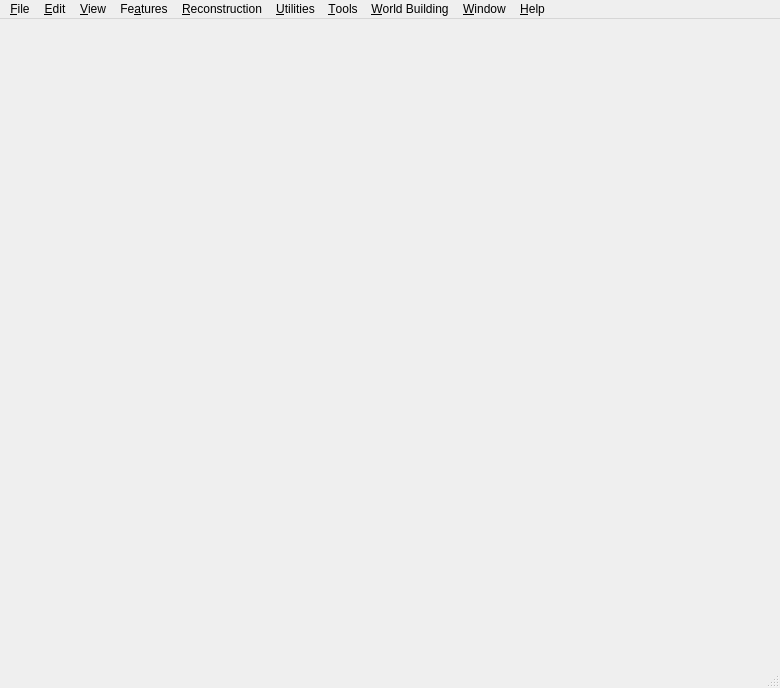
<?xml version="1.0" encoding="UTF-8"?>
<ui version="4.0">
 <class>ViewportWindow</class>
 <widget class="QMainWindow" name="ViewportWindow">
  <property name="geometry">
   <rect>
    <x>0</x>
    <y>0</y>
    <width>780</width>
    <height>688</height>
   </rect>
  </property>
  <property name="minimumSize">
   <size>
    <width>580</width>
    <height>600</height>
   </size>
  </property>
  <property name="acceptDrops">
   <bool>true</bool>
  </property>
  <property name="windowTitle">
   <string>GPlates</string>
  </property>
  <property name="windowIcon">
   <iconset resource="../qt-resources/qt_widgets.qrc">
    <normaloff>:/GPlates-icon-160x160-opaque.png</normaloff>:/GPlates-icon-160x160-opaque.png</iconset>
  </property>
  <widget class="QWidget" name="centralwidget"/>
  <widget class="QMenuBar" name="menubar">
   <property name="geometry">
    <rect>
     <x>0</x>
     <y>0</y>
     <width>780</width>
     <height>21</height>
    </rect>
   </property>
   <widget class="QMenu" name="menu_Help">
    <property name="title">
     <string>&amp;Help</string>
    </property>
    <addaction name="action_View_Online_Documentation"/>
    <addaction name="separator"/>
    <addaction name="action_About"/>
    <addaction name="action_About_GPlates_Dataset"/>
   </widget>
   <widget class="QMenu" name="menu_File">
    <property name="title">
     <string>&amp;File</string>
    </property>
    <widget class="QMenu" name="menu_Open_Recent_Session">
     <property name="statusTip">
      <string>Open a previously saved session. Saves current session to list (if any files loaded). Closes current project (if currently open).</string>
     </property>
     <property name="title">
      <string>O&amp;pen Recent Session</string>
     </property>
    </widget>
    <widget class="QMenu" name="menu_Import">
     <property name="title">
      <string>&amp;Import</string>
     </property>
    </widget>
    <addaction name="separator"/>
    <addaction name="action_Open_Feature_Collection"/>
    <addaction name="separator"/>
    <addaction name="action_Open_Project"/>
    <addaction name="action_Save_Project"/>
    <addaction name="action_Save_Project_As"/>
    <addaction name="separator"/>
    <addaction name="menu_Open_Recent_Session"/>
    <addaction name="action_Clear_Session"/>
    <addaction name="separator"/>
    <addaction name="menu_Import"/>
    <addaction name="separator"/>
    <addaction name="actionConnect_WFS"/>
    <addaction name="separator"/>
    <addaction name="action_Manage_Feature_Collections"/>
    <addaction name="action_File_Errors"/>
    <addaction name="separator"/>
    <addaction name="action_Quit"/>
   </widget>
   <widget class="QMenu" name="menu_Reconstruction">
    <property name="title">
     <string>&amp;Reconstruction</string>
    </property>
    <addaction name="action_Reconstruct_to_Time"/>
    <addaction name="action_Increment_Animation_Time_Backwards"/>
    <addaction name="action_Increment_Animation_Time_Forwards"/>
    <addaction name="action_Reset_Animation"/>
    <addaction name="action_Play"/>
    <addaction name="action_Animate"/>
    <addaction name="separator"/>
    <addaction name="action_Specify_Anchored_Plate_ID"/>
    <addaction name="action_View_Reconstruction_Poles"/>
    <addaction name="separator"/>
    <addaction name="action_Export"/>
   </widget>
   <widget class="QMenu" name="menu_Edit">
    <property name="title">
     <string>&amp;Edit</string>
    </property>
    <addaction name="action_Undo_Placeholder"/>
    <addaction name="action_Redo_Placeholder"/>
    <addaction name="separator"/>
    <addaction name="action_Query_Feature"/>
    <addaction name="action_Edit_Feature"/>
    <addaction name="action_Clone_Geometry"/>
    <addaction name="action_Clone_Feature"/>
    <addaction name="action_Delete_Feature"/>
    <addaction name="separator"/>
    <addaction name="action_Clear_Placeholder"/>
    <addaction name="separator"/>
    <addaction name="action_Preferences"/>
   </widget>
   <widget class="QMenu" name="menu_View">
    <property name="title">
     <string>&amp;View</string>
    </property>
    <widget class="QMenu" name="menu_Move_Camera">
     <property name="title">
      <string>Camera &amp;Location</string>
     </property>
     <addaction name="action_Set_Camera_Viewpoint"/>
     <addaction name="separator"/>
     <addaction name="action_Move_Camera_Up"/>
     <addaction name="action_Move_Camera_Down"/>
     <addaction name="action_Move_Camera_Left"/>
     <addaction name="action_Move_Camera_Right"/>
    </widget>
    <widget class="QMenu" name="menu_Camera_Zoom">
     <property name="title">
      <string>Camera &amp;Zoom</string>
     </property>
     <addaction name="action_Set_Zoom"/>
     <addaction name="separator"/>
     <addaction name="action_Zoom_In"/>
     <addaction name="action_Zoom_Out"/>
     <addaction name="action_Reset_Zoom_Level"/>
    </widget>
    <widget class="QMenu" name="menu_Rotate_Camera">
     <property name="title">
      <string>Camera &amp;Rotation</string>
     </property>
     <addaction name="action_Rotate_Camera_Clockwise"/>
     <addaction name="action_Rotate_Camera_Anticlockwise"/>
     <addaction name="action_Reset_Camera_Orientation"/>
    </widget>
    <widget class="QMenu" name="menuGeometry_Visibility">
     <property name="title">
      <string>Geometry &amp;Visibility</string>
     </property>
     <addaction name="action_Show_Static_Points"/>
     <addaction name="action_Show_Static_Lines"/>
     <addaction name="action_Show_Static_Polygons"/>
     <addaction name="action_Show_Static_Multipoints"/>
     <addaction name="action_Show_Topological_Sections"/>
     <addaction name="action_Show_Topological_Lines"/>
     <addaction name="action_Show_Topological_Polygons"/>
     <addaction name="action_Show_Topological_Networks"/>
     <addaction name="action_Show_Velocity_Arrows"/>
     <addaction name="action_Show_Rasters"/>
     <addaction name="action_Show_3D_Scalar_Fields"/>
     <addaction name="action_Show_Scalar_Coverages"/>
     <addaction name="separator"/>
     <addaction name="action_Show_All_Geometries"/>
    </widget>
    <addaction name="action_Set_Projection"/>
    <addaction name="menu_Move_Camera"/>
    <addaction name="menu_Rotate_Camera"/>
    <addaction name="menu_Camera_Zoom"/>
    <addaction name="separator"/>
    <addaction name="action_Configure_Text_Overlay"/>
    <addaction name="action_Configure_Velocity_Legend"/>
    <addaction name="action_Configure_Graticules"/>
    <addaction name="action_Choose_Background_Colour"/>
    <addaction name="action_Show_Stars"/>
    <addaction name="separator"/>
    <addaction name="menuGeometry_Visibility"/>
   </widget>
   <widget class="QMenu" name="menu_Tools">
    <property name="title">
     <string>&amp;Tools</string>
    </property>
    <addaction name="action_Use_Small_Icons"/>
    <addaction name="action_Configure_Geometry_Rendering"/>
    <addaction name="separator"/>
   </widget>
   <widget class="QMenu" name="menu_World_Building">
    <property name="title">
     <string>&amp;World Building</string>
    </property>
    <addaction name="action_Split_Plate"/>
   </widget>
   <widget class="QMenu" name="menu_Features">
    <property name="title">
     <string>Fe&amp;atures</string>
    </property>
    <widget class="QMenu" name="menuGenerate_Velocity_Point_Locations">
     <property name="title">
      <string>Generate Velocity &amp;Domain Points</string>
     </property>
     <addaction name="action_Generate_Citcoms_Velocity_Domain"/>
     <addaction name="action_Generate_Terra_Velocity_Domain"/>
     <addaction name="action_Generate_LatitudeLongitude_Velocity_Domain"/>
    </widget>
    <addaction name="action_Manage_Colouring"/>
    <addaction name="separator"/>
    <addaction name="action_Load_Symbol"/>
    <addaction name="action_Unload_Symbol"/>
    <addaction name="separator"/>
    <addaction name="action_View_Total_Reconstruction_Sequences"/>
    <addaction name="action_View_Shapefile_Attributes"/>
    <addaction name="separator"/>
    <addaction name="action_Create_VGP"/>
    <addaction name="action_Assign_Plate_IDs"/>
    <addaction name="action_Generate_Deforming_Mesh_Points"/>
    <addaction name="menuGenerate_Velocity_Point_Locations"/>
   </widget>
   <widget class="QMenu" name="menu_Utilities">
    <property name="title">
     <string>&amp;Utilities</string>
    </property>
    <addaction name="action_Calculate_Reconstruction_Pole"/>
    <addaction name="action_Finite_Rotation_Calculator"/>
    <addaction name="action_Open_Kinematics_Tool"/>
    <addaction name="separator"/>
    <addaction name="action_Manage_Age_Models"/>
    <addaction name="separator"/>
    <addaction name="action_Open_Python_Console"/>
    <addaction name="separator"/>
   </widget>
   <widget class="QMenu" name="menu_Window">
    <property name="title">
     <string>&amp;Window</string>
    </property>
    <addaction name="action_New_Window"/>
    <addaction name="separator"/>
    <addaction name="action_Show_Layers"/>
    <addaction name="action_Show_Bottom_Panel_Placeholder"/>
    <addaction name="action_Log_Dialog"/>
    <addaction name="separator"/>
    <addaction name="action_Full_Screen"/>
   </widget>
   <addaction name="menu_File"/>
   <addaction name="menu_Edit"/>
   <addaction name="menu_View"/>
   <addaction name="menu_Features"/>
   <addaction name="menu_Reconstruction"/>
   <addaction name="menu_Utilities"/>
   <addaction name="menu_Tools"/>
   <addaction name="menu_World_Building"/>
   <addaction name="menu_Window"/>
   <addaction name="menu_Help"/>
  </widget>
  <widget class="QStatusBar" name="statusbar"/>
  <action name="action_Split_Plate">
   <property name="text">
    <string>&amp;Split Plate</string>
   </property>
   <property name="toolTip">
    <string>Split a polygon using a polyline</string>
   </property>
   <property name="statusTip">
    <string>Capture a selected polygon, then select a polyline and split the polygon into two features.</string>
   </property>
  </action>
  <action name="action_Cut">
   <property name="enabled">
    <bool>false</bool>
   </property>
   <property name="text">
    <string>Cu&amp;t</string>
   </property>
   <property name="iconText">
    <string>Cut</string>
   </property>
   <property name="toolTip">
    <string>Cut</string>
   </property>
   <property name="shortcut">
    <string/>
   </property>
  </action>
  <action name="action_Copy">
   <property name="enabled">
    <bool>false</bool>
   </property>
   <property name="text">
    <string>&amp;Copy</string>
   </property>
  </action>
  <action name="action_Paste">
   <property name="checkable">
    <bool>false</bool>
   </property>
   <property name="checked">
    <bool>false</bool>
   </property>
   <property name="enabled">
    <bool>false</bool>
   </property>
   <property name="text">
    <string>&amp;Paste</string>
   </property>
  </action>
  <action name="action_Quit">
   <property name="icon">
    <iconset resource="../qt-resources/qt_widgets.qrc">
     <normaloff>:/gnome_application_exit_16.png</normaloff>:/gnome_application_exit_16.png</iconset>
   </property>
   <property name="text">
    <string>&amp;Quit</string>
   </property>
   <property name="shortcut">
    <string>Ctrl+Q</string>
   </property>
   <property name="shortcutContext">
    <enum>Qt::ApplicationShortcut</enum>
   </property>
  </action>
  <action name="action_About">
   <property name="enabled">
    <bool>true</bool>
   </property>
   <property name="icon">
    <iconset resource="../qt-resources/qt_widgets.qrc">
     <normaloff>:/human_gtk_about_16.png</normaloff>:/human_gtk_about_16.png</iconset>
   </property>
   <property name="text">
    <string>&amp;About</string>
   </property>
  </action>
  <action name="action_Reconstruct_to_Time">
   <property name="text">
    <string>Reconstruct to &amp;Time...</string>
   </property>
   <property name="shortcut">
    <string>Ctrl+T</string>
   </property>
   <property name="shortcutContext">
    <enum>Qt::ApplicationShortcut</enum>
   </property>
  </action>
  <action name="action_Specify_Anchored_Plate_ID">
   <property name="text">
    <string>Specify Anchore&amp;d Plate ID...</string>
   </property>
   <property name="shortcut">
    <string>Ctrl+D</string>
   </property>
   <property name="shortcutContext">
    <enum>Qt::ApplicationShortcut</enum>
   </property>
  </action>
  <action name="action_Increment_Animation_Time_Backwards">
   <property name="icon">
    <iconset resource="../qt-resources/qt_widgets.qrc">
     <normaloff>:/gnome_seek_backward_16.png</normaloff>:/gnome_seek_backward_16.png</iconset>
   </property>
   <property name="text">
    <string>Step &amp;Backward One Frame</string>
   </property>
   <property name="shortcut">
    <string>Ctrl+Shift+I</string>
   </property>
   <property name="shortcutContext">
    <enum>Qt::ApplicationShortcut</enum>
   </property>
  </action>
  <action name="action_Increment_Animation_Time_Forwards">
   <property name="icon">
    <iconset resource="../qt-resources/qt_widgets.qrc">
     <normaloff>:/gnome_seek_forward_16.png</normaloff>:/gnome_seek_forward_16.png</iconset>
   </property>
   <property name="text">
    <string>Step &amp;Forward One Frame</string>
   </property>
   <property name="iconText">
    <string>Step Forward One Frame</string>
   </property>
   <property name="shortcut">
    <string>Ctrl+I</string>
   </property>
   <property name="shortcutContext">
    <enum>Qt::ApplicationShortcut</enum>
   </property>
  </action>
  <action name="action_Animate">
   <property name="text">
    <string>&amp;Configure Animation...</string>
   </property>
   <property name="menuRole">
    <enum>QAction::NoRole</enum>
   </property>
  </action>
  <action name="action_Query_Feature">
   <property name="checkable">
    <bool>false</bool>
   </property>
   <property name="checked">
    <bool>false</bool>
   </property>
   <property name="icon">
    <iconset resource="../qt-resources/qt_widgets.qrc">
     <normaloff>:/gnome_edit_find_22.png</normaloff>:/gnome_edit_find_22.png</iconset>
   </property>
   <property name="text">
    <string>Que&amp;ry Feature</string>
   </property>
   <property name="iconText">
    <string>&amp;Query Feature</string>
   </property>
   <property name="shortcut">
    <string>Ctrl+R</string>
   </property>
   <property name="shortcutContext">
    <enum>Qt::ApplicationShortcut</enum>
   </property>
  </action>
  <action name="action_File_Errors">
   <property name="icon">
    <iconset resource="../qt-resources/qt_widgets.qrc">
     <normaloff>:/gnome_dialog_warning_16.png</normaloff>:/gnome_dialog_warning_16.png</iconset>
   </property>
   <property name="text">
    <string>View Read &amp;Errors</string>
   </property>
  </action>
  <action name="action_Set_Zoom">
   <property name="text">
    <string>&amp;Set Zoom...</string>
   </property>
  </action>
  <action name="action_Zoom_In">
   <property name="icon">
    <iconset resource="../qt-resources/qt_widgets.qrc">
     <normaloff>:/gnome_zoom_in_16.png</normaloff>:/gnome_zoom_in_16.png</iconset>
   </property>
   <property name="text">
    <string>Zoom &amp;In</string>
   </property>
   <property name="shortcut">
    <string>+</string>
   </property>
  </action>
  <action name="action_Zoom_Out">
   <property name="icon">
    <iconset resource="../qt-resources/qt_widgets.qrc">
     <normaloff>:/gnome_zoom_out_16.png</normaloff>:/gnome_zoom_out_16.png</iconset>
   </property>
   <property name="text">
    <string>Zoom &amp;Out</string>
   </property>
   <property name="shortcut">
    <string>-</string>
   </property>
  </action>
  <action name="action_Reset_Zoom_Level">
   <property name="icon">
    <iconset resource="../qt-resources/qt_widgets.qrc">
     <normaloff>:/gnome_zoom_original_16.png</normaloff>:/gnome_zoom_original_16.png</iconset>
   </property>
   <property name="text">
    <string>&amp;Reset Zoom</string>
   </property>
   <property name="shortcut">
    <string>0</string>
   </property>
  </action>
  <action name="action_Export_Geometry_Snapshot">
   <property name="icon">
    <iconset resource="../qt-resources/qt_widgets.qrc">
     <normaloff>:/gnome_applets_screenshooter_16.png</normaloff>:/gnome_applets_screenshooter_16.png</iconset>
   </property>
   <property name="text">
    <string>E&amp;xport Geometry Snapshot...</string>
   </property>
   <property name="toolTip">
    <string>Save an SVG image of the current view.</string>
   </property>
  </action>
  <action name="action_Manage_Feature_Collections">
   <property name="icon">
    <iconset resource="../qt-resources/qt_widgets.qrc">
     <normaloff>:/gnome_preferences_desktop_16.png</normaloff>:/gnome_preferences_desktop_16.png</iconset>
   </property>
   <property name="text">
    <string>&amp;Manage Feature Collections</string>
   </property>
   <property name="shortcut">
    <string>Ctrl+M</string>
   </property>
   <property name="shortcutContext">
    <enum>Qt::ApplicationShortcut</enum>
   </property>
  </action>
  <action name="action_Open_Feature_Collection">
   <property name="icon">
    <iconset resource="../qt-resources/qt_widgets.qrc">
     <normaloff>:/tango_document_open_16.png</normaloff>:/tango_document_open_16.png</iconset>
   </property>
   <property name="text">
    <string>&amp;Open Feature Collection...</string>
   </property>
   <property name="shortcut">
    <string>Ctrl+O</string>
   </property>
   <property name="shortcutContext">
    <enum>Qt::ApplicationShortcut</enum>
   </property>
  </action>
  <action name="action_Set_Camera_Viewpoint">
   <property name="checked">
    <bool>false</bool>
   </property>
   <property name="text">
    <string>&amp;Set Location...</string>
   </property>
   <property name="shortcut">
    <string>Ctrl+Shift+L</string>
   </property>
   <property name="shortcutContext">
    <enum>Qt::ApplicationShortcut</enum>
   </property>
  </action>
  <action name="action_Move_Camera_Up">
   <property name="icon">
    <iconset resource="../qt-resources/qt_widgets.qrc">
     <normaloff>:/gnome_go_up_16.png</normaloff>:/gnome_go_up_16.png</iconset>
   </property>
   <property name="text">
    <string>Move &amp;Up</string>
   </property>
  </action>
  <action name="action_Move_Camera_Down">
   <property name="icon">
    <iconset resource="../qt-resources/qt_widgets.qrc">
     <normaloff>:/gnome_go_down_16.png</normaloff>:/gnome_go_down_16.png</iconset>
   </property>
   <property name="text">
    <string>Move &amp;Down</string>
   </property>
  </action>
  <action name="action_Move_Camera_Left">
   <property name="icon">
    <iconset resource="../qt-resources/qt_widgets.qrc">
     <normaloff>:/gnome_go_previous_16.png</normaloff>:/gnome_go_previous_16.png</iconset>
   </property>
   <property name="text">
    <string>Move &amp;Left</string>
   </property>
  </action>
  <action name="action_Move_Camera_Right">
   <property name="icon">
    <iconset resource="../qt-resources/qt_widgets.qrc">
     <normaloff>:/gnome_go_next_16.png</normaloff>:/gnome_go_next_16.png</iconset>
   </property>
   <property name="text">
    <string>Move &amp;Right</string>
   </property>
  </action>
  <action name="action_Rotate_Camera_Clockwise">
   <property name="icon">
    <iconset resource="../qt-resources/qt_widgets.qrc">
     <normaloff>:/human_view_refresh_16.png</normaloff>:/human_view_refresh_16.png</iconset>
   </property>
   <property name="text">
    <string>Rotate &amp;Clockwise</string>
   </property>
   <property name="shortcut">
    <string>]</string>
   </property>
  </action>
  <action name="action_Rotate_Camera_Anticlockwise">
   <property name="icon">
    <iconset resource="../qt-resources/qt_widgets.qrc">
     <normaloff>:/human_view_refresh_flipped_16.png</normaloff>:/human_view_refresh_flipped_16.png</iconset>
   </property>
   <property name="text">
    <string>Rotate &amp;Anti-clockwise</string>
   </property>
   <property name="shortcut">
    <string>[</string>
   </property>
  </action>
  <action name="action_Reset_Camera_Orientation">
   <property name="icon">
    <iconset resource="../qt-resources/qt_widgets.qrc">
     <normaloff>:/reorient_poles_16.png</normaloff>:/reorient_poles_16.png</iconset>
   </property>
   <property name="text">
    <string>&amp;Reset Orientation</string>
   </property>
   <property name="shortcut">
    <string>^</string>
   </property>
  </action>
  <action name="action_Edit_Feature">
   <property name="checkable">
    <bool>false</bool>
   </property>
   <property name="checked">
    <bool>false</bool>
   </property>
   <property name="icon">
    <iconset resource="../qt-resources/qt_widgets.qrc">
     <normaloff>:/gnome_gtk_edit_22.png</normaloff>:/gnome_gtk_edit_22.png</iconset>
   </property>
   <property name="text">
    <string>&amp;Edit Feature</string>
   </property>
   <property name="iconText">
    <string>&amp;Edit Feature</string>
   </property>
   <property name="shortcut">
    <string>Ctrl+E</string>
   </property>
   <property name="shortcutContext">
    <enum>Qt::ApplicationShortcut</enum>
   </property>
  </action>
  <action name="action_View_Reconstruction_Poles">
   <property name="text">
    <string>View Total Reconstruction &amp;Poles</string>
   </property>
   <property name="shortcut">
    <string>Ctrl+P</string>
   </property>
   <property name="shortcutContext">
    <enum>Qt::ApplicationShortcut</enum>
   </property>
  </action>
  <action name="action_Show_Static_Points">
   <property name="checkable">
    <bool>true</bool>
   </property>
   <property name="checked">
    <bool>true</bool>
   </property>
   <property name="text">
    <string>Show Static Points</string>
   </property>
   <property name="toolTip">
    <string>A toggle operation which controls whether non-topological points are shown.</string>
   </property>
   <property name="shortcut">
    <string>Ctrl+V, S, P</string>
   </property>
   <property name="shortcutContext">
    <enum>Qt::ApplicationShortcut</enum>
   </property>
  </action>
  <action name="action_Show_Static_Lines">
   <property name="checkable">
    <bool>true</bool>
   </property>
   <property name="checked">
    <bool>true</bool>
   </property>
   <property name="text">
    <string>Show Static Lines</string>
   </property>
   <property name="toolTip">
    <string>A toggle operation which controls whether non-topological lines are shown.</string>
   </property>
   <property name="shortcut">
    <string>Ctrl+V, S, L</string>
   </property>
   <property name="shortcutContext">
    <enum>Qt::ApplicationShortcut</enum>
   </property>
  </action>
  <action name="action_Show_Static_Polygons">
   <property name="checkable">
    <bool>true</bool>
   </property>
   <property name="checked">
    <bool>true</bool>
   </property>
   <property name="text">
    <string>Show Static Polygons</string>
   </property>
   <property name="toolTip">
    <string>A toggle operation which controls whether non-topological polygons are shown.</string>
   </property>
   <property name="shortcut">
    <string>Ctrl+V, S, G</string>
   </property>
   <property name="shortcutContext">
    <enum>Qt::ApplicationShortcut</enum>
   </property>
  </action>
  <action name="action_Show_Static_Multipoints">
   <property name="checkable">
    <bool>true</bool>
   </property>
   <property name="checked">
    <bool>true</bool>
   </property>
   <property name="text">
    <string>Show Static Multipoints</string>
   </property>
   <property name="toolTip">
    <string>A toggle operation which controls whether non-topological multipoints are shown.</string>
   </property>
   <property name="shortcut">
    <string>Ctrl+V, S, M</string>
   </property>
   <property name="shortcutContext">
    <enum>Qt::ApplicationShortcut</enum>
   </property>
  </action>
  <action name="action_Show_Velocity_Arrows">
   <property name="checkable">
    <bool>true</bool>
   </property>
   <property name="checked">
    <bool>true</bool>
   </property>
   <property name="enabled">
    <bool>true</bool>
   </property>
   <property name="text">
    <string>Show Velocity Arrows</string>
   </property>
   <property name="toolTip">
    <string>A toggle operation which controls whether velocity arrows are shown.</string>
   </property>
   <property name="shortcut">
    <string>Ctrl+V, V, A</string>
   </property>
   <property name="shortcutContext">
    <enum>Qt::ApplicationShortcut</enum>
   </property>
  </action>
  <action name="action_Delete_Feature">
   <property name="icon">
    <iconset resource="../qt-resources/qt_widgets.qrc">
     <normaloff>:/gnome_edit_delete_22.png</normaloff>:/gnome_edit_delete_22.png</iconset>
   </property>
   <property name="text">
    <string>&amp;Delete Feature</string>
   </property>
   <property name="shortcut">
    <string>Del</string>
   </property>
  </action>
  <action name="action_Add_Feature_To_Selection">
   <property name="icon">
    <iconset resource="../qt-resources/qt_widgets.qrc">
     <normaloff>:/gnome_list_add_22.png</normaloff>:/gnome_list_add_22.png</iconset>
   </property>
   <property name="text">
    <string>Add Feature to Select&amp;ion</string>
   </property>
  </action>
  <action name="action_Remove_Feature_From_Selection">
   <property name="icon">
    <iconset resource="../qt-resources/qt_widgets.qrc">
     <normaloff>:/gnome_list_remove_22.png</normaloff>:/gnome_list_remove_22.png</iconset>
   </property>
   <property name="text">
    <string>Remove Feature from Selecti&amp;on</string>
   </property>
  </action>
  <action name="action_Clear_Placeholder">
   <property name="text">
    <string>C&amp;lear</string>
   </property>
   <property name="shortcut">
    <string>Ctrl+K</string>
   </property>
  </action>
  <action name="action_Clone_Geometry">
   <property name="icon">
    <iconset resource="../qt-resources/qt_widgets.qrc">
     <normaloff>:/clone_geometry_22.png</normaloff>:/clone_geometry_22.png</iconset>
   </property>
   <property name="text">
    <string>Copy &amp;Geometry to Digitise Tool</string>
   </property>
   <property name="toolTip">
    <string>Copy Geometry to Digitise Tool</string>
   </property>
  </action>
  <action name="action_Clone_Feature">
   <property name="icon">
    <iconset resource="../qt-resources/qt_widgets.qrc">
     <normaloff>:/clone_feature_22.png</normaloff>:/clone_feature_22.png</iconset>
   </property>
   <property name="text">
    <string>Clone &amp;Feature</string>
   </property>
  </action>
  <action name="action_Information_Dock_At_Bottom">
   <property name="icon">
    <iconset resource="../qt-resources/qt_widgets.qrc">
     <normaloff>:/gnome_go_down_16.png</normaloff>:/gnome_go_down_16.png</iconset>
   </property>
   <property name="text">
    <string>Dock at &amp;Bottom</string>
   </property>
  </action>
  <action name="action_Information_Dock_At_Top">
   <property name="icon">
    <iconset resource="../qt-resources/qt_widgets.qrc">
     <normaloff>:/gnome_go_up_16.png</normaloff>:/gnome_go_up_16.png</iconset>
   </property>
   <property name="text">
    <string>Dock at &amp;Top</string>
   </property>
  </action>
  <action name="action_Actions_Dock_At_Left">
   <property name="icon">
    <iconset resource="../qt-resources/qt_widgets.qrc">
     <normaloff>:/gnome_go_previous_16.png</normaloff>:/gnome_go_previous_16.png</iconset>
   </property>
   <property name="text">
    <string>Dock at &amp;Left</string>
   </property>
  </action>
  <action name="action_Actions_Dock_At_Right">
   <property name="icon">
    <iconset resource="../qt-resources/qt_widgets.qrc">
     <normaloff>:/gnome_go_next_16.png</normaloff>:/gnome_go_next_16.png</iconset>
   </property>
   <property name="text">
    <string>Dock at &amp;Right</string>
   </property>
  </action>
  <action name="action_Undo_Placeholder">
   <property name="icon">
    <iconset resource="../qt-resources/qt_widgets.qrc">
     <normaloff>:/tango_undo_16.png</normaloff>:/tango_undo_16.png</iconset>
   </property>
   <property name="text">
    <string>&amp;Undo (Placeholder)</string>
   </property>
   <property name="shortcut">
    <string>Ctrl+Z</string>
   </property>
  </action>
  <action name="action_Redo_Placeholder">
   <property name="icon">
    <iconset resource="../qt-resources/qt_widgets.qrc">
     <normaloff>:/tango_redo_16.png</normaloff>:/tango_redo_16.png</iconset>
   </property>
   <property name="text">
    <string>Re&amp;do (Placeholder)</string>
   </property>
   <property name="shortcut">
    <string>Ctrl+Y</string>
   </property>
  </action>
  <action name="action_View_Shapefile_Attributes">
   <property name="text">
    <string>View &amp;Attribute Table</string>
   </property>
   <property name="shortcutContext">
    <enum>Qt::ApplicationShortcut</enum>
   </property>
  </action>
  <action name="action_Specify_Time_Increment">
   <property name="text">
    <string>Specify Time I&amp;ncrement...</string>
   </property>
  </action>
  <action name="action_Reset_Animation">
   <property name="text">
    <string>&amp;Reset Animation</string>
   </property>
  </action>
  <action name="action_Play">
   <property name="checkable">
    <bool>true</bool>
   </property>
   <property name="text">
    <string>Pla&amp;y Animation</string>
   </property>
  </action>
  <action name="action_Show_Reconstructable_Features">
   <property name="checkable">
    <bool>true</bool>
   </property>
   <property name="checked">
    <bool>true</bool>
   </property>
   <property name="text">
    <string>Show &amp;Reconstructable Features</string>
   </property>
  </action>
  <action name="action_Show_Topologies">
   <property name="checkable">
    <bool>true</bool>
   </property>
   <property name="checked">
    <bool>true</bool>
   </property>
   <property name="text">
    <string>Show &amp;Topologies</string>
   </property>
  </action>
  <action name="action_Show_Instantaneous_Features">
   <property name="checkable">
    <bool>true</bool>
   </property>
   <property name="checked">
    <bool>true</bool>
   </property>
   <property name="text">
    <string>Show &amp;Instantaneous Features</string>
   </property>
  </action>
  <action name="action_Assign_Plate_IDs">
   <property name="text">
    <string>Assign &amp;Plate IDs...</string>
   </property>
  </action>
  <action name="action_Generate_Citcoms_Velocity_Domain">
   <property name="text">
    <string>&amp;CitcomS...</string>
   </property>
  </action>
  <action name="action_Export_Reconstruction">
   <property name="text">
    <string>E&amp;xport Reconstruction Geometries...</string>
   </property>
  </action>
  <action name="action_Export">
   <property name="icon">
    <iconset resource="../qt-resources/qt_widgets.qrc">
     <normaloff>:/gnome_stock_export_16.png</normaloff>:/gnome_stock_export_16.png</iconset>
   </property>
   <property name="text">
    <string>&amp;Export...</string>
   </property>
   <property name="shortcut">
    <string>Ctrl+Shift+E</string>
   </property>
  </action>
  <action name="action_Set_Projection">
   <property name="text">
    <string>Set &amp;Projection...</string>
   </property>
  </action>
  <action name="action_Full_Screen">
   <property name="checkable">
    <bool>true</bool>
   </property>
   <property name="checked">
    <bool>false</bool>
   </property>
   <property name="text">
    <string>&amp;Full Screen</string>
   </property>
   <property name="shortcut">
    <string>F11</string>
   </property>
   <property name="shortcutContext">
    <enum>Qt::ApplicationShortcut</enum>
   </property>
  </action>
  <action name="action_Gui_Debug_Action">
   <property name="enabled">
    <bool>true</bool>
   </property>
   <property name="icon">
    <iconset resource="../qt-resources/qt_widgets.qrc">
     <normaloff>:/info_sign_16.png</normaloff>:/info_sign_16.png</iconset>
   </property>
   <property name="text">
    <string>GUI Debug Action</string>
   </property>
   <property name="shortcut">
    <string>Ctrl+Alt+/</string>
   </property>
   <property name="shortcutContext">
    <enum>Qt::ApplicationShortcut</enum>
   </property>
   <property name="visible">
    <bool>true</bool>
   </property>
  </action>
  <action name="action_Manage_Colouring">
   <property name="icon">
    <iconset resource="../qt-resources/qt_widgets.qrc">
     <normaloff>:/gnome_stock_color_16.png</normaloff>:/gnome_stock_color_16.png</iconset>
   </property>
   <property name="text">
    <string>Manage &amp;Colouring</string>
   </property>
  </action>
  <action name="action_Create_VGP">
   <property name="text">
    <string>Create &amp;VGP...</string>
   </property>
  </action>
  <action name="action_Calculate_Reconstruction_Pole">
   <property name="text">
    <string>Calculate &amp;Reconstruction Pole...</string>
   </property>
  </action>
  <action name="action_Show_Layers">
   <property name="checkable">
    <bool>true</bool>
   </property>
   <property name="icon">
    <iconset resource="../qt-resources/qt_widgets.qrc">
     <normaloff>:/gnome_stock_view_details_16.png</normaloff>:/gnome_stock_view_details_16.png</iconset>
   </property>
   <property name="text">
    <string>Show &amp;Layers</string>
   </property>
   <property name="shortcut">
    <string>Ctrl+L</string>
   </property>
   <property name="shortcutContext">
    <enum>Qt::ApplicationShortcut</enum>
   </property>
  </action>
  <action name="action_Import_Raster">
   <property name="text">
    <string>Import &amp;Raster...</string>
   </property>
   <property name="shortcutContext">
    <enum>Qt::ApplicationShortcut</enum>
   </property>
  </action>
  <action name="action_Import_Time_Dependent_Raster">
   <property name="text">
    <string>Import &amp;Time-Dependent Raster...</string>
   </property>
   <property name="shortcutContext">
    <enum>Qt::ApplicationShortcut</enum>
   </property>
  </action>
  <action name="action_Preferences">
   <property name="icon">
    <iconset resource="../qt-resources/qt_widgets.qrc">
     <normaloff>:/gnome_preferences_desktop_16.png</normaloff>:/gnome_preferences_desktop_16.png</iconset>
   </property>
   <property name="text">
    <string>&amp;Preferences</string>
   </property>
   <property name="shortcut">
    <string>Ctrl+,</string>
   </property>
   <property name="shortcutContext">
    <enum>Qt::ApplicationShortcut</enum>
   </property>
   <property name="menuRole">
    <enum>QAction::PreferencesRole</enum>
   </property>
  </action>
  <action name="action_Show_Stars">
   <property name="checkable">
    <bool>true</bool>
   </property>
   <property name="checked">
    <bool>false</bool>
   </property>
   <property name="enabled">
    <bool>true</bool>
   </property>
   <property name="text">
    <string>Show &amp;Stars</string>
   </property>
  </action>
  <action name="action_View_Total_Reconstruction_Sequences">
   <property name="text">
    <string>View &amp;Total Reconstruction Sequences</string>
   </property>
  </action>
  <action name="action_New_Window">
   <property name="icon">
    <iconset resource="../qt-resources/qt_widgets.qrc">
     <normaloff>:/tango_window_new_16.png</normaloff>:/tango_window_new_16.png</iconset>
   </property>
   <property name="text">
    <string>Open &amp;New Window</string>
   </property>
   <property name="shortcut">
    <string>Ctrl+N</string>
   </property>
  </action>
  <action name="action_Use_Small_Icons">
   <property name="checkable">
    <bool>true</bool>
   </property>
   <property name="text">
    <string>Use Small Ico&amp;ns</string>
   </property>
   <property name="toolTip">
    <string>Make the Canvas Tools toolbar icons smaller</string>
   </property>
  </action>
  <action name="action_Show_Bottom_Panel_Placeholder">
   <property name="text">
    <string>Show &amp;Bottom Panel (Placeholder)</string>
   </property>
  </action>
  <action name="action_Manage_Small_Circles">
   <property name="text">
    <string>Manage &amp;Small Circles</string>
   </property>
   <property name="visible">
    <bool>true</bool>
   </property>
  </action>
  <action name="action_Choose_Background_Colour">
   <property name="text">
    <string>Choose &amp;Background Colour...</string>
   </property>
  </action>
  <action name="action_Configure_Graticules">
   <property name="text">
    <string>Configure &amp;Graticules...</string>
   </property>
   <property name="menuRole">
    <enum>QAction::NoRole</enum>
   </property>
  </action>
  <action name="action_Configure_Text_Overlay">
   <property name="text">
    <string>Configure &amp;Text Overlay...</string>
   </property>
   <property name="menuRole">
    <enum>QAction::NoRole</enum>
   </property>
  </action>
  <action name="action_View_Online_Documentation">
   <property name="text">
    <string>View Online &amp;Documentation</string>
   </property>
  </action>
  <action name="action_Open_Python_Console">
   <property name="text">
    <string>Open Python &amp;Console</string>
   </property>
   <property name="shortcut">
    <string>F12</string>
   </property>
   <property name="shortcutContext">
    <enum>Qt::ApplicationShortcut</enum>
   </property>
   <property name="visible">
    <bool>true</bool>
   </property>
  </action>
  <action name="actionConnect_WFS">
   <property name="text">
    <string>Connect WFS</string>
   </property>
  </action>
  <action name="action_Load_Symbol">
   <property name="text">
    <string>Load Symbol file (.sym)</string>
   </property>
   <property name="visible">
    <bool>true</bool>
   </property>
  </action>
  <action name="action_Unload_Symbol">
   <property name="text">
    <string>Unload Symbol file</string>
   </property>
   <property name="visible">
    <bool>true</bool>
   </property>
  </action>
  <action name="action_Log_Dialog">
   <property name="text">
    <string>Lo&amp;g</string>
   </property>
  </action>
  <action name="action_Finite_Rotation_Calculator">
   <property name="text">
    <string>Calculate Finite Rotation...</string>
   </property>
  </action>
  <action name="action_Generate_Terra_Velocity_Domain">
   <property name="text">
    <string>&amp;Terra...</string>
   </property>
  </action>
  <action name="action_Generate_LatitudeLongitude_Velocity_Domain">
   <property name="text">
    <string>&amp;Latitude Longitude...</string>
   </property>
  </action>
  <action name="action_About_GPlates_Dataset">
   <property name="icon">
    <iconset resource="../qt-resources/qt_widgets.qrc">
     <normaloff>:/human_gtk_about_16.png</normaloff>:/human_gtk_about_16.png</iconset>
   </property>
   <property name="text">
    <string>About Data Sources</string>
   </property>
   <property name="menuRole">
    <enum>QAction::ApplicationSpecificRole</enum>
   </property>
  </action>
  <action name="action_Configure_Geometry_Rendering">
   <property name="text">
    <string>Configure Geometry Rendering...</string>
   </property>
   <property name="menuRole">
    <enum>QAction::NoRole</enum>
   </property>
  </action>
  <action name="action_Open_Project">
   <property name="text">
    <string>Open Project...</string>
   </property>
   <property name="statusTip">
    <string>Open a project file. Becomes currently open project.</string>
   </property>
   <property name="shortcutContext">
    <enum>Qt::ApplicationShortcut</enum>
   </property>
  </action>
  <action name="action_Save_Project_As">
   <property name="text">
    <string>Save Project As...</string>
   </property>
   <property name="statusTip">
    <string>Save to a new project file. Becomes currently open project.</string>
   </property>
   <property name="shortcutContext">
    <enum>Qt::ApplicationShortcut</enum>
   </property>
  </action>
  <action name="action_Clear_Session">
   <property name="text">
    <string>Clear Session</string>
   </property>
   <property name="statusTip">
    <string>Clear all session state. Closes current project (if currently open).</string>
   </property>
  </action>
  <action name="action_Open_Kinematics_Tool">
   <property name="text">
    <string>Open &amp;Kinematics Tool...</string>
   </property>
   <property name="shortcut">
    <string>Ctrl+Shift+K</string>
   </property>
  </action>
  <action name="action_Save_Project">
   <property name="text">
    <string>Save Project</string>
   </property>
   <property name="toolTip">
    <string>Save Project</string>
   </property>
   <property name="statusTip">
    <string>Save current project. If no project currently open then save to a new project file (becomes currently open project).</string>
   </property>
   <property name="shortcutContext">
    <enum>Qt::ApplicationShortcut</enum>
   </property>
  </action>
  <action name="action_Manage_Age_Models">
   <property name="text">
    <string>Manage &amp;Age Models</string>
   </property>
   <property name="toolTip">
    <string>Manage Age Models</string>
   </property>
   <property name="visible">
    <bool>false</bool>
   </property>
  </action>
  <action name="action_Generate_Deforming_Mesh_Points">
   <property name="text">
    <string>Generate Deforming &amp;Mesh Points</string>
   </property>
  </action>
  <action name="action_Configure_Velocity_Legend">
   <property name="text">
    <string>Configure Velocity Le&amp;gend...</string>
   </property>
   <property name="menuRole">
    <enum>QAction::NoRole</enum>
   </property>
  </action>
  <action name="action_Show_Topological_Sections">
   <property name="checkable">
    <bool>true</bool>
   </property>
   <property name="checked">
    <bool>true</bool>
   </property>
   <property name="text">
    <string>Show Topological Sections</string>
   </property>
   <property name="toolTip">
    <string>A toggle operation which controls whether features used as topological sections are shown.</string>
   </property>
   <property name="shortcut">
    <string>Ctrl+V, T, S</string>
   </property>
   <property name="shortcutContext">
    <enum>Qt::ApplicationShortcut</enum>
   </property>
  </action>
  <action name="action_Show_Topological_Lines">
   <property name="checkable">
    <bool>true</bool>
   </property>
   <property name="checked">
    <bool>true</bool>
   </property>
   <property name="text">
    <string>Show Topological Lines</string>
   </property>
   <property name="toolTip">
    <string>A toggle operation which controls whether topological lines are shown.</string>
   </property>
   <property name="shortcut">
    <string>Ctrl+V, T, L</string>
   </property>
   <property name="shortcutContext">
    <enum>Qt::ApplicationShortcut</enum>
   </property>
  </action>
  <action name="action_Show_Topological_Polygons">
   <property name="checkable">
    <bool>true</bool>
   </property>
   <property name="checked">
    <bool>true</bool>
   </property>
   <property name="text">
    <string>Show Topological Polygons</string>
   </property>
   <property name="toolTip">
    <string>A toggle operation which controls whether topological polygons are shown.</string>
   </property>
   <property name="shortcut">
    <string>Ctrl+V, T, P</string>
   </property>
   <property name="shortcutContext">
    <enum>Qt::ApplicationShortcut</enum>
   </property>
  </action>
  <action name="action_Show_Topological_Networks">
   <property name="checkable">
    <bool>true</bool>
   </property>
   <property name="checked">
    <bool>true</bool>
   </property>
   <property name="text">
    <string>Show Topological Networks</string>
   </property>
   <property name="toolTip">
    <string>A toggle operation which controls whether topological networks are shown.</string>
   </property>
   <property name="shortcut">
    <string>Ctrl+V, T, N</string>
   </property>
   <property name="shortcutContext">
    <enum>Qt::ApplicationShortcut</enum>
   </property>
  </action>
  <action name="action_Show_Rasters">
   <property name="checkable">
    <bool>true</bool>
   </property>
   <property name="checked">
    <bool>true</bool>
   </property>
   <property name="text">
    <string>Show Rasters</string>
   </property>
   <property name="toolTip">
    <string>A toggle operation which controls whether rasters are shown.</string>
   </property>
   <property name="shortcut">
    <string>Ctrl+V, R</string>
   </property>
   <property name="shortcutContext">
    <enum>Qt::ApplicationShortcut</enum>
   </property>
  </action>
  <action name="action_Show_3D_Scalar_Fields">
   <property name="checkable">
    <bool>true</bool>
   </property>
   <property name="checked">
    <bool>true</bool>
   </property>
   <property name="text">
    <string>Show 3D Scalar Fields</string>
   </property>
   <property name="toolTip">
    <string>A toggle operation which controls whether 3D scalar fields are shown.</string>
   </property>
   <property name="shortcut">
    <string>Ctrl+V, S, F</string>
   </property>
   <property name="shortcutContext">
    <enum>Qt::ApplicationShortcut</enum>
   </property>
  </action>
  <action name="action_Show_Scalar_Coverages">
   <property name="checkable">
    <bool>true</bool>
   </property>
   <property name="checked">
    <bool>true</bool>
   </property>
   <property name="text">
    <string>Show Scalar Coverages</string>
   </property>
   <property name="toolTip">
    <string>A toggle operation which controls whether scalar coverages are shown.</string>
   </property>
   <property name="shortcut">
    <string>Ctrl+V, S, C</string>
   </property>
   <property name="shortcutContext">
    <enum>Qt::ApplicationShortcut</enum>
   </property>
  </action>
  <action name="action_Show_All_Geometries">
   <property name="checkable">
    <bool>true</bool>
   </property>
   <property name="checked">
    <bool>true</bool>
   </property>
   <property name="text">
    <string>Show All</string>
   </property>
   <property name="toolTip">
    <string>A toggle operation which controls whether all geometries are shown.</string>
   </property>
   <property name="shortcut">
    <string>Ctrl+V, A</string>
   </property>
   <property name="shortcutContext">
    <enum>Qt::ApplicationShortcut</enum>
   </property>
  </action>
 </widget>
 <resources>
  <include location="../qt-resources/qt_widgets.qrc"/>
 </resources>
 <connections/>
</ui>
